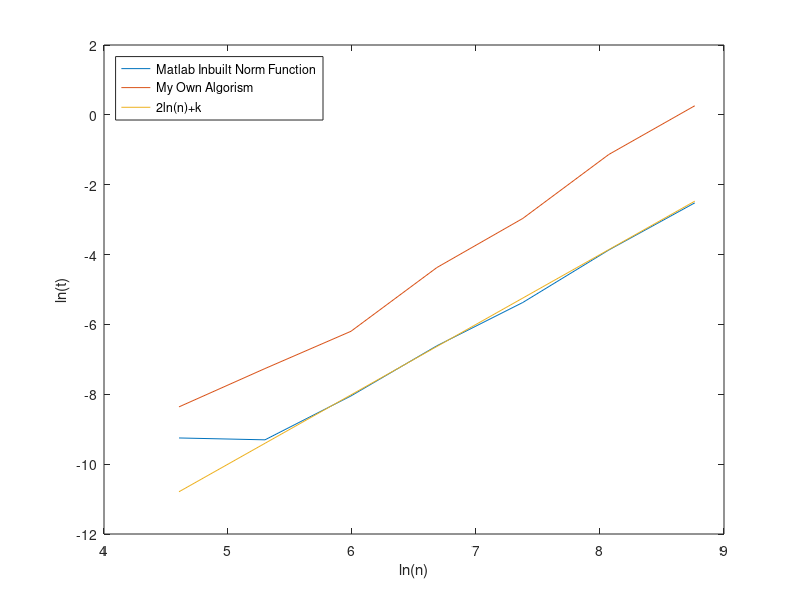

Recreate this plot in MATLAB.
n = 50;
N = zeros(1,7);
T1= zeros(1,7);
T2= zeros(1,7);
for k = 1:7
    n = 2*n;
    N(k) = n;

    A = rand(n,n);
    tic
    one = norm(A,1);
    infi = norm(A,inf);
    T1(k) = toc;

    tic
    s1 = sum(abs(A),1);
    s2 = sum(abs(A),2);
    onenorm = max(s1);
    infinitynorm = max(s2);
    T2(k) = toc;
end
disp(N);
disp('Matlab inbuilt result');
disp(T1);
disp('My Own algorism result');
disp(T2);

plot(N,T1,N,T2);
xlabel('Matrix Size (n*n)')
ylabel('Computation Time (t)')
legend({'Matlab Inbuilt Norm Function','My Own Algorism'},'Location','northwest');
%% 

plot(log(N),log(T1),log(N),log(T2),log(N),2*log(N)-20);
xlabel('ln(n)')
ylabel('ln(t)')
legend({'Matlab Inbuilt Norm Function','My Own Algorism','2ln(n)+k'},'Location','northwest');